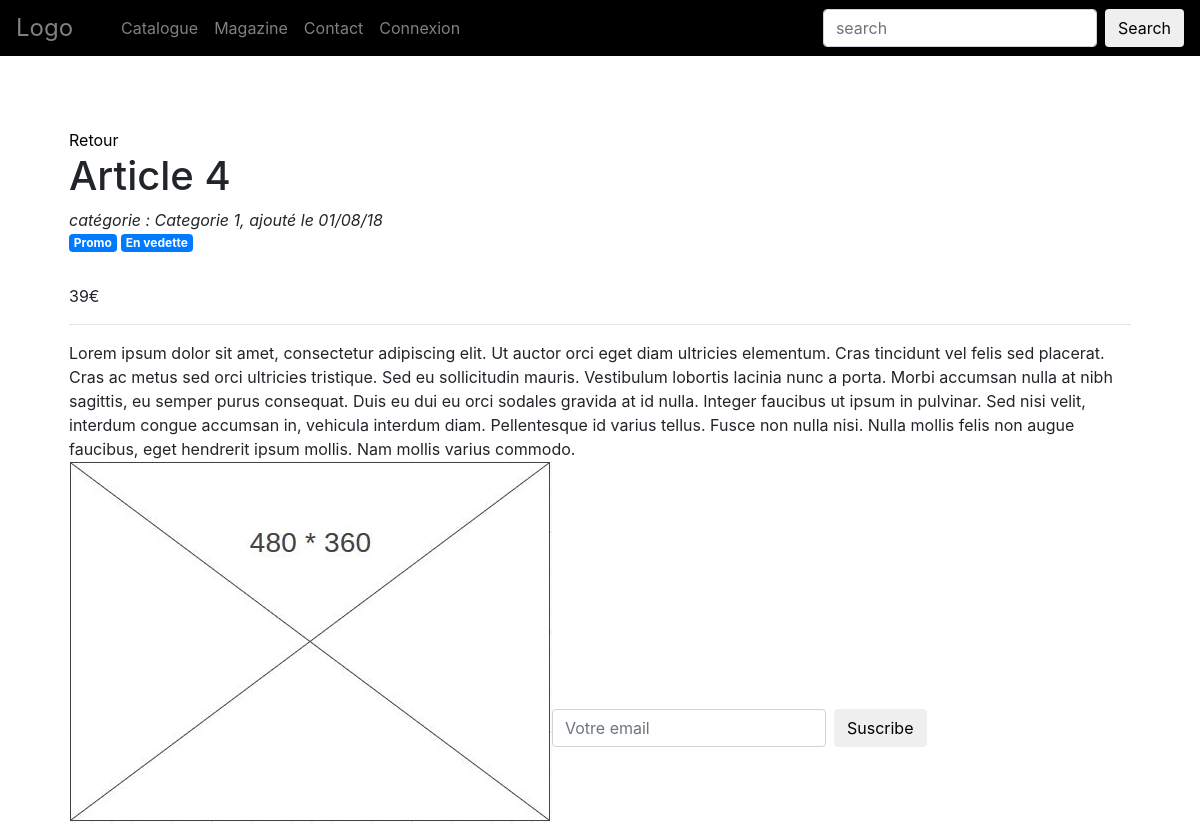
/?page=catalogue&action=detail&id=4, run on the app's committed database.
### tables this page shows
CREATE TABLE `produit` (
  `id` int(11) NOT NULL,
  `titre` varchar(50) NOT NULL,
  `contenu` text,
  `prix` decimal(6,0) DEFAULT NULL,
  `image` varchar(255) DEFAULT NULL,
  `date` date DEFAULT NULL,
  `id_cat` int(11) DEFAULT NULL,
  `publier` tinyint(1) NOT NULL,
  `thumbnail` varchar(255) DEFAULT NULL
);

CREATE TABLE `categorie` (
  `id_cat` int(11) NOT NULL,
  `titre` varchar(50) NOT NULL
);

CREATE TABLE `tag_pdt` (
  `id_tag` int(11) NOT NULL,
  `nom` varchar(50) DEFAULT NULL
);

### index.php (called while the page is built, shortened)
<?php
include 'inc/tools.php';
$page = (isset($_GET['page'])) ? $_GET['page'] : 'accueil';
switch ($page) {
    case 'catalogue' :
        $file = 'catalogue.php';
        break;
}
include __DIR__ . '/inc/' . $file;
include THEME . 'layout.html.php';
?>

### inc/tools.php (called while the page is built, shortened)
<?php
function fr_date($time, $format = '%d/%m/%g')
{
    $newtime = strftime($format, strtotime($time));
    return $newtime;
}
function add_euro($price)
{
    $str_euro = $price .= '€';
    return $str_euro;
}

### theme/vue/produit.html.php (the view, shortened to what this page needs)
<article>
    <a href="?page=catalogue&action=categorie&cat=<?php echo $current_products[0]['id_cat']; ?>">Retour</a>
    <header>
        <h1>
            <?php echo $current_products[0]['titre']; ?>
        </h1>
        <i>catégorie : <?php echo $current_products[0]['nom']; ?>, ajouté le <?php echo fr_date($current_products[0]['date']); ?></i><br>
<h6>
<?php foreach ($current_products as $current_product) : ?>
      <a href="?page=catalogue&action=list-tag&tag=<?php echo $current_product['id_tag'] ?>"><span class="badge badge-primary">
              <?php echo $current_product['tagname']; ?></span>
</a>
<?php endforeach ?>
</h6>
        <br>
        <?php echo add_euro($current_products[0]['prix']); ?>
    </header>
    <hr>
    <?php echo $current_products[0]['contenu']; ?>
    <br>
    <div class="img-fluid" style="height:200px;width:200px;">
        <?php if($current_products[0]['image']!= NULL) : ?>
            <img class="float-left" src="<?php echo IMAGE. $current_products[0]['image']; ?>" alt="<?php echo htmlspecialchars($current_products[0]['titre']);?>">
        <?php endif ?>
    </div>
    </div>

### theme/css/style.css (style rules this page uses)
body { padding-top: 5rem; }
a, a:hover { text-decoration: none; }
a { color: black; }

### data on the page
produit: titre "Article 4", date "01/08/18", tag_pdt.nom "Promo", tag_pdt.nom "En vedette", prix "39€", contenu "Lorem ipsum dolor sit amet, consectetur adipiscing elit. Ut auctor orci eget diam ultricies elementum. Cras tincidunt vel felis sed placerat. Cras ac metus sed orci ultricies tristique. Sed eu sollicitudin mauris. Vestibulum lobortis lacinia nunc a porta. Morbi accumsan nulla at nibh sagittis, eu semper purus consequat. Duis eu dui eu orci sodales gravida at id nulla. Integer faucibus ut ipsum in pulvinar. Sed nisi velit, interdum congue accumsan in, vehicula interdum diam. Pellentesque id varius tellus. Fusce non nulla nisi. Nulla mollis felis non augue faucibus, eget hendrerit ipsum mollis. Nam mollis varius commodo.", image (picture)
categorie: titre "Categorie 1"
